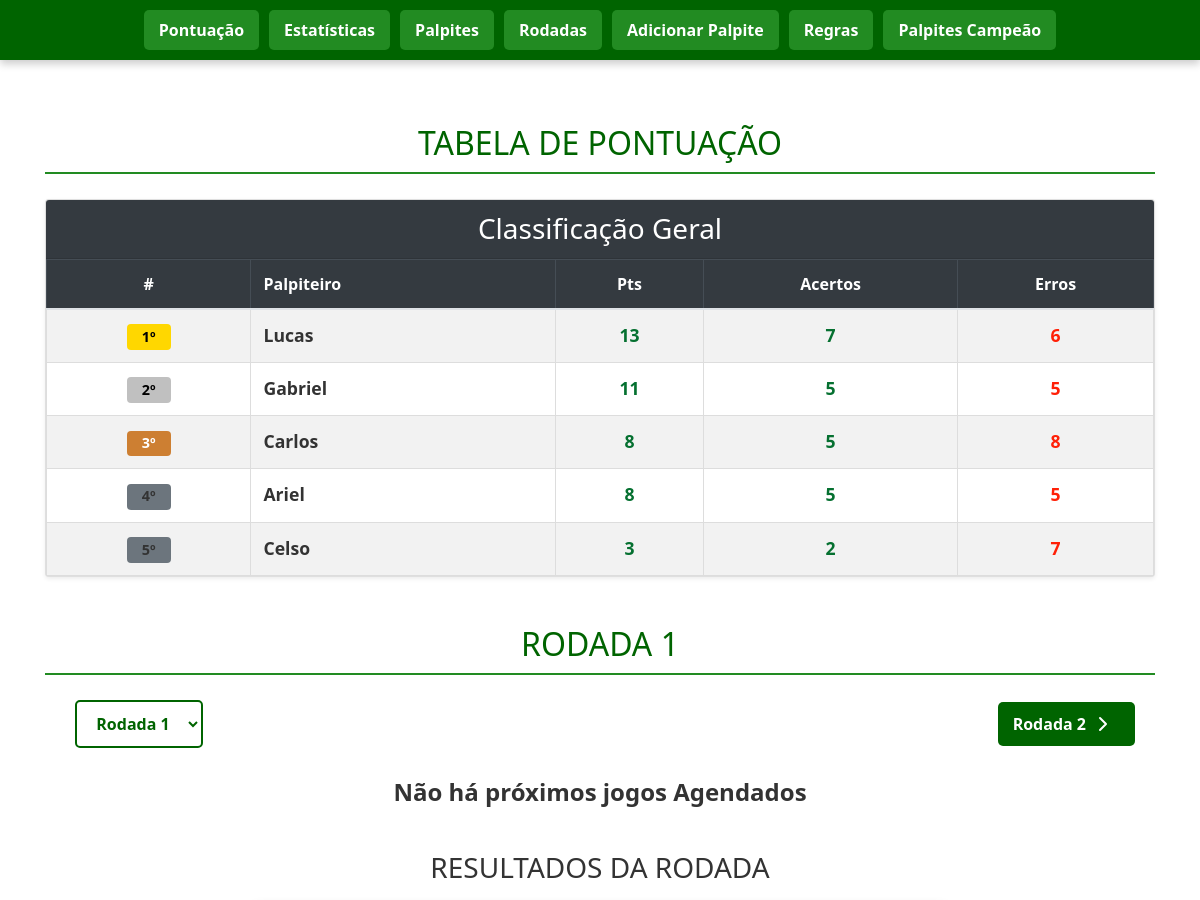
/?rodada=1 (upper part), run on an earlier commit of the app's database.
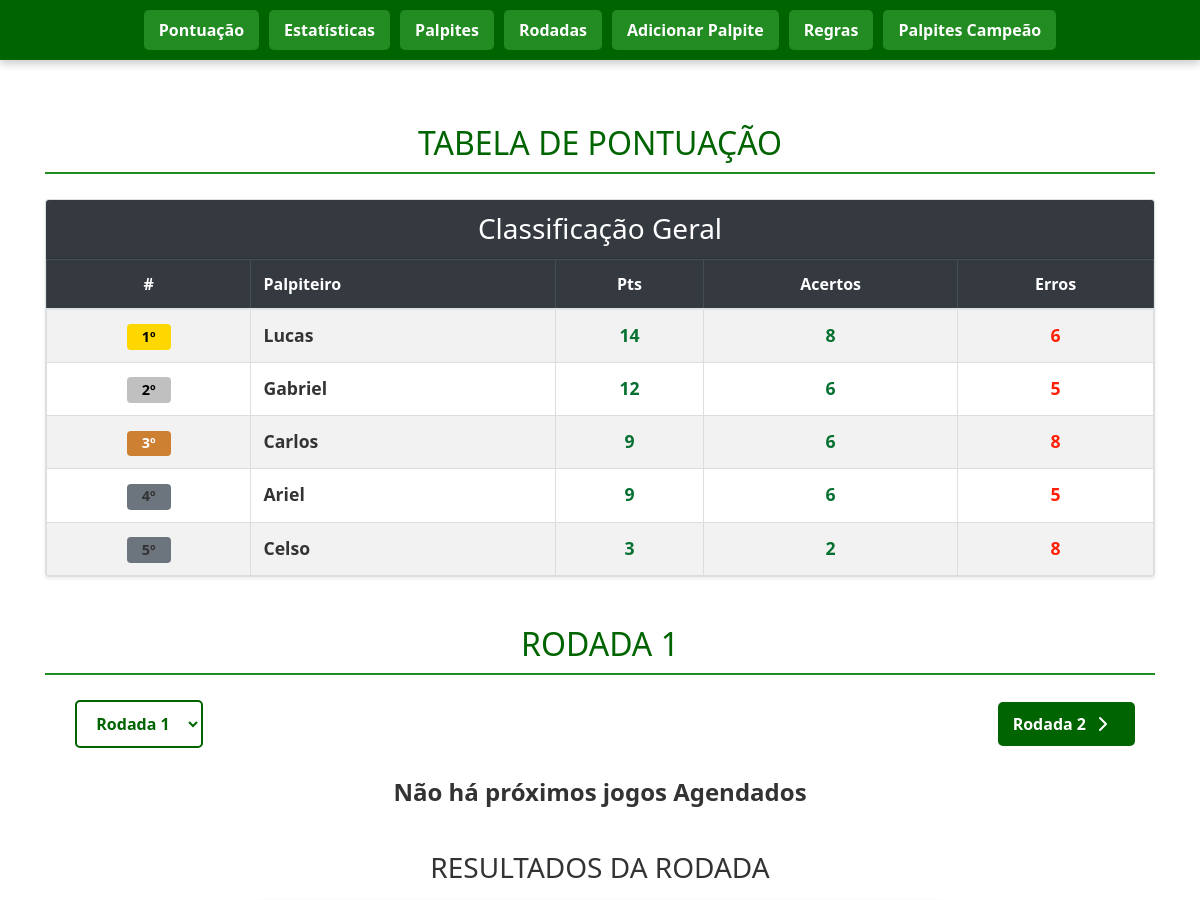
And on a later commit of the database.
### tables this page shows
CREATE TABLE pontuacao (
        id INTEGER PRIMARY KEY AUTOINCREMENT,
        posicao INTEGER,
        nome TEXT UNIQUE,
        pontos INTEGER DEFAULT 0,
        acertos INTEGER DEFAULT 0,
        erros INTEGER DEFAULT 0
    , pontos_bonus INTEGER DEFAULT 0);

### app.py (the view)
@app.route('/')
def index():
    conn = get_db_connection()
    pontuacao = conn.execute('''
        SELECT nome, acertos, erros, pontos, pontos_bonus,
               (pontos + pontos_bonus) as total_pontos
        FROM pontuacao
        ORDER BY total_pontos DESC, acertos DESC
    ''').fetchall()
    agora = datetime.now()
    rodada_param = request.args.get('rodada', type=int)
    rodadas_disponiveis = sorted([r['rodada'] for r in conn.execute("SELECT DISTINCT rodada FROM jogos ORDER BY rodada").fetchall()])
    if rodada_param and rodada_param in rodadas_disponiveis:
        rodada_ativa = rodada_param
    else:
        rodada_ativa = rodadas_disponiveis[-1] if rodadas_disponiveis else 1
    rodada_index = rodadas_disponiveis.index(rodada_ativa) if rodada_ativa in rodadas_disponiveis else -1
    tem_proxima = rodada_index != -1 and rodada_index < len(rodadas_disponiveis) - 1
    tem_anterior = rodada_index > 0
    agora_str = agora.strftime('%Y-%m-%d %H:%M')
    jogos_futuros = conn.execute(
        "SELECT id, rodada, time1_nome, time1_img, time1_sigla, time2_nome, time2_img, time2_sigla, data_hora, local, placar_time1, placar_time2 FROM jogos WHERE rodada = ? AND data_hora > ? ORDER BY data_hora ASC",
        (rodada_ativa, agora_str)
    ).fetchall()
    jogos_passados = conn.execute(
        "SELECT id, rodada, time1_nome, time1_img, time1_sigla, time2_nome, time2_img, time2_sigla, data_hora, local, placar_time1, placar_time2, status FROM jogos WHERE rodada = ? AND data_hora <= ? ORDER BY data_hora DESC",
        (rodada_ativa, agora_str)
    ).fetchall()
    conn.close()
    print(f"\n[LOG] Acessando página inicial - Rodada ativa: {rodada_ativa}")
    print(f"[LOG] Jogos futuros: {len(jogos_futuros)}, Jogos passados: {len(jogos_passados)}\n")
    return render_template('index.html',
        pontuacao=pontuacao,
        rodada_ativa=rodada_ativa,
        jogos_futuros=jogos_futuros,
        jogos_passados=jogos_passados,
        rodadas_disponiveis=rodadas_disponiveis,
        tem_proxima=tem_proxima,
        tem_anterior=tem_anterior,
        proxima_rodada=rodadas_disponiveis[rodada_index + 1] if tem_proxima else None,
        anterior_rodada=rodadas_disponiveis[rodada_index - 1] if tem_anterior else None
    )

### app.py (called while the page is built)
def get_db_connection():
    conn = sqlite3.connect('palpites.db')
    conn.row_factory = sqlite3.Row
    return conn

### templates/index.html (shortened to what the changed rows need)
<!DOCTYPE html>
<html lang="pt">
<head>
    <link rel="stylesheet" href="https://stackpath.bootstrapcdn.com/bootstrap/4.5.2/css/bootstrap.min.css">
    <link rel="stylesheet" href="{{ url_for('static', filename='style.css') }}">
</head>
<body>
    <main style="padding-top: 80px;">
        <div class="container py-4">
            <div class="text-center mb-4">
                <h1 class="display-5 fw-bold" style="color: #006400;">TABELA DE PONTUAÇÃO</h1>
            </div>
        <div class="card shadow-sm mb-5">
            <div class="card-body p-0">
                <div class="table-responsive">
                    <table class="table table-striped table-hover mb-0">
                        <thead class="table-dark">
                            <tr>
                                <th class="text-center">#</th>
                                <th>Palpiteiro</th>
                                <th class="text-center">Pts</th>
                                <th class="text-center">Acertos</th>
                                <th class="text-center">Erros</th>
                            </tr>
                        </thead>
                        <tbody>
                            {% for jogador in pontuacao %}
                            <tr class="align-middle">
                                <td class="text-center">
                                    {% if loop.index == 1 %}
                                        <span class="badge bg-gold">{{ loop.index }}º</span>
                                    {% elif loop.index == 2 %}
                                        <span class="badge bg-silver">{{ loop.index }}º</span>
                                    {% elif loop.index == 3 %}
                                        <span class="badge bg-bronze">{{ loop.index }}º</span>
                                    {% else %}
                                        <span class="badge bg-secondary">{{ loop.index }}º</span>
                                    {% endif %}
                                </td>
                                <td>
                                    <div class="d-flex align-items-center">
                                        <strong class="player-name">{{ jogador.nome }}</strong>
                                    </div>
                                </td>
                                <td class="pri">{{ jogador.total_pontos }}</td>
                                <td class="pri">{{ jogador.acertos }}</td>
                                <td class="qui">{{ jogador.erros }}</td>
                            </tr>
                            {% endfor %}
                        </tbody>
                    </table>
                </div>
            </div>
        </div>
        <h2>RODADA {{ rodada_ativa }}</h2>
        {% if jogos_passados %}
        <br>
        {% else %}
            <br>
            <h4 class="no-games-message"><strong>Nenhum resultado de jogo disponível para esta rodada.</strong></h4>
        {% endif %}
        </div>
    </main>
</body>
</html>

What changed in the data, as far as the page shows it:
changed pontuacao "Lucas": total_pontos "13" → "14"; acertos "7" → "8"
changed pontuacao "Gabriel": total_pontos "11" → "12"; acertos "5" → "6"
changed pontuacao "Carlos": total_pontos "8" → "9"; acertos "5" → "6"
changed pontuacao "Ariel": total_pontos "8" → "9"; acertos "5" → "6"
changed pontuacao "Celso": erros "7" → "8"
